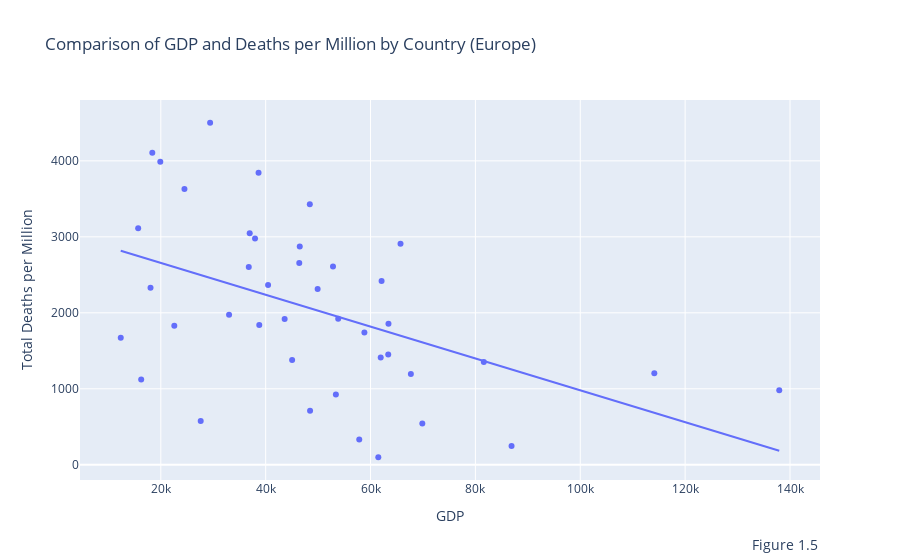

This figure's notebook cell:
### Markdown cell above
In this parallel categories plot, we excluded outliers in our location data such as continents, income groups, and global aggregates. Additionally, we categorized the values into high, medium, and low by dividing them into three bins. For the total deaths, total cases and excess mortality we used the variables per million and for people vaccinated and total tests we used the variables per hundred.

The plot above shows that countries with low GDP tend to have lower values for total deaths per million and total cases per million, which creates the impression that they managed the pandemic more effectively than high GDP regions. However, these countries also tend to have lower vaccination rates compared to regions with medium and high GDP. Furthermore the plot also shows that lower GDP regions have either a low test rate or the data is unavailable. Additionally, the data on excess mortality rates per million is also often unavailable for lower GDP regions. Based on the plot, we can conclude that the lower reported total deaths and cases per million in low GDP countries may not accurately reflect their handling of the pandemic. Instead, these figures might be influenced by limited resources for testing and data recording. Additionally, the lower vaccination rates and lack of data on excess mortality rates in low GDP regions suggest that the pandemic's true impact may be underreported in these areas.

For this reason, it is important to take a look at countries with a relatively higher GDP per capita in order to know whether the same trend we can see globally also occurs when countries with a higher GDP per capita get compared. Therefore, we made two maps, one for the global trend between deaths per million and gdp per capita and one for the european trend. Europe generally speaking has a higher gdp compared to the rest of the world which is why we choose them to the rest of the world.

### Code cell
import pandas as pd
import plotly.express as px

# Read the datasets
CovidData = pd.read_csv('owid-covid-data.csv')
GDPdata = pd.read_csv('GDP-data.csv', skiprows=4)

# Filter COVID data for 2021 and get the last available data for each location
Covid_2021 = CovidData[CovidData['date'].str.startswith('2021')]
Covid_deaths_2021 = Covid_2021.groupby('location').last().reset_index()

# Preprocess GDP data
GDPdata = GDPdata.rename(columns={'Country Name': 'location'})

# Merge GDP data with COVID data
df = pd.merge(GDPdata, Covid_deaths_2021, on='location', how='inner')

# Filter out non-country entries
non_countries = ['World', 'Upper middle income', 'Lower middle income', 'High income', 'Low income', 
                 'European Union', 'North America', 'South America', 'Asia', 'Oceania', 'Africa']
df = df[~df['location'].isin(non_countries)]

# Filter for European countries only
df = df[df['continent'] == 'Europe']

# Calculate correlation
correlation = df['total_deaths_per_million'].corr(df['2021'])
print(f"Correlation between GDP and Total Deaths per Million in Europe: {correlation}")

# Create the scatter plot
fig = px.scatter(
    df,
    x="2021",
    y="total_deaths_per_million",
    hover_name="location",
    trendline="ols",
    title="Comparison of GDP and Deaths per Million by Country (Europe)",
    labels={
        "2021": "GDP",
        "total_deaths_per_million": "Total Deaths per Million"
    }
)

# Show the figure
fig.add_annotation(text="Figure 1.5", xref="paper", yref="paper", x=1, y=-0.2, showarrow=False, align="center", font=dict(size=14))

### Figure 1 — Plotly figure (JSON) as saved in the notebook; plotly's stock layout.template omitted (floating-point values rounded to 4 significant figures)
{"data": [{"hovertemplate": "<b>%{hovertext}</b><br><br>GDP=%{x}<br>Total Deaths per Million=%{y}<extra></extra>", "hovertext": ["Albania", "Andorra", "Austria", "Belgium", "Bulgaria", "Bosnia and Herzegovina", "Belarus", "Switzerland", "Cyprus", "Czechia", "Germany", "Denmark", "Spain", "Estonia", "Finland", "France", "United Kingdom", "Gibraltar", "Greece", "Croatia", "Hungary", "Isle of Man", "Ireland", "Iceland", "Italy", "Liechtenstein", "Lithuania", "Luxembourg", "Latvia", "Monaco", "Moldova", "North Macedonia", "Malta", "Montenegro", "Netherlands", "Norway", "Poland", "Portugal", "Romania", "San Marino", "Serbia", "Slovenia", "Sweden", "Ukraine", "Kosovo"], "legendgroup": "", "marker": {"color": "#636efa", "symbol": "circle"}, "mode": "markers", "name": "", "orientation": "v", "showlegend": false, "type": "scatter", "x": [16260.0, 58830.0, 63420.0, 62110.0, 29410.0, 18380.0, 27610.0, 81600.0, 48470.0, 48420.0, 61940.0, 69880.0, 43620.0, 45050.0, 57850.0, 53830.0, 52840.0, null, 33020.0, 36950.0, 38640.0, null, 114100.0, 61480.0, 49910.0, null, 46410.0, 137900.0, 36780.0, null, 15680.0, 19900.0, 53390.0, 24510.0, 67690.0, 86890.0, 40460.0, 38780.0, 37970.0, 65720.0, 22580.0, 46500.0, 63380.0, 18040.0, 12360.0], "xaxis": "x", "y": [1121.0, 1741.0, 1855.0, 2419.0, 4501.0, 4108.0, 575.1, 1353.0, 710.9, 3429.0, 1412.0, 543.5, 1919.0, 1379.0, 331.4, 1921.0, 2609.0, 3060.0, 1974.0, 3047.0, 3843.0, 792.6, 1205.0, 99.22, 2313.0, 1753.0, 2655.0, 980.5, 2602.0, 1041.0, 3112.0, 3989.0, 924.4, 3630.0, 1193.0, 245.7, 2367.0, 1839.0, 2978.0, 2909.0, 1829.0, 2872.0, 1451.0, 2331.0, 1672.0], "yaxis": "y"}, {"hovertemplate": "<b>OLS trendline</b><br>total_deaths_per_million = -0.0209579 * 2021 + 3075.25<br>R<sup>2</sup>=0.228721<br><br>GDP=%{x}<br>Total Deaths per Million=%{y} <b>(trend)</b><extra></extra>", "legendgroup": "", "marker": {"color": "#636efa", "symbol": "circle"}, "mode": "lines", "name": "", "showlegend": false, "type": "scatter", "x": [12360.0, 15680.0, 16260.0, 18040.0, 18380.0, 19900.0, 22580.0, 24510.0, 27610.0, 29410.0, 33020.0, 36780.0, 36950.0, 37970.0, 38640.0, 38780.0, 40460.0, 43620.0, 45050.0, 46410.0, 46500.0, 48420.0, 48470.0, 49910.0, 52840.0, 53390.0, 53830.0, 57850.0, 58830.0, 61480.0, 61940.0, 62110.0, 63380.0, 63420.0, 65720.0, 67690.0, 69880.0, 81600.0, 86890.0, 114100.0, 137900.0], "xaxis": "x", "y": [2816.0, 2747.0, 2734.0, 2697.0, 2690.0, 2658.0, 2602.0, 2562.0, 2497.0, 2459.0, 2383.0, 2304.0, 2301.0, 2279.0, 2265.0, 2262.0, 2227.0, 2161.0, 2131.0, 2103.0, 2101.0, 2061.0, 2059.0, 2029.0, 1968.0, 1956.0, 1947.0, 1863.0, 1842.0, 1787.0, 1777.0, 1774.0, 1747.0, 1746.0, 1698.0, 1657.0, 1611.0, 1365.0, 1254.0, 683.5, 184.2], "yaxis": "y"}], "layout": {"annotations": [{"align": "center", "font": {"size": 14}, "showarrow": false, "text": "Figure 1.5", "x": 1, "xref": "paper", "y": -0.2, "yref": "paper"}], "legend": {"tracegroupgap": 0}, "title": {"text": "Comparison of GDP and Deaths per Million by Country (Europe)"}, "xaxis": {"anchor": "y", "domain": [0, 1], "title": {"text": "GDP"}}, "yaxis": {"anchor": "x", "domain": [0, 1], "title": {"text": "Total Deaths per Million"}}}}
